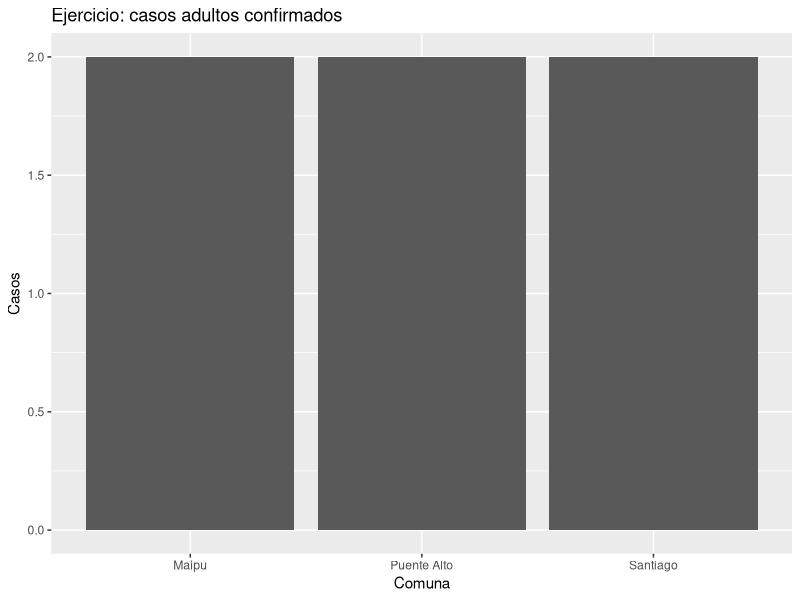

This figure's R source: (Note: this script raises an error after producing the figure.)
# Solución separada: úsala después de terminar tu intento independiente.
library(dplyr)
library(ggplot2)

vigilancia <- read.csv("vigilancia.csv", na.strings = c("", "NA"))
poblaciones <- read.csv("poblaciones.csv")
print(head(vigilancia))
print(names(vigilancia))
str(vigilancia)

# Un id representa un evento; el archivo contiene una copia accidental.
limpios <- vigilancia[!duplicated(vigilancia$id), ]
# Una edad negativa es inválida; desconocida no significa cero.
limpios$edad[limpios$edad < 0 & !is.na(limpios$edad)] <- NA
limpios$fecha_inicio <- as.Date(limpios$fecha_inicio)
limpios$fecha_consulta <- as.Date(limpios$fecha_consulta)
limpios$demora_dias <- as.numeric(limpios$fecha_consulta - limpios$fecha_inicio)
print(sum(is.na(limpios$edad)))

# Los desconocidos se reportan aparte; no cuentan como adultos conocidos.
adultos <- limpios |> filter(resultado == "confirmado" & edad >= 18)
resumen <- adultos |> count(comuna, name = "casos")
resumen <- merge(resumen, poblaciones, by = "comuna", all.x = TRUE)
resumen <- resumen |> mutate(casos_por_100000_adultos = casos / poblacion_adulta * 100000)
print(resumen)

# Semanas de calendario con lunes como inicio; no son una convención epidemiológica.
adultos$semana_calendario <- format(adultos$fecha_inicio, "%Y-%W")
semanas <- adultos |> count(semana_calendario)
print(semanas)

grafico <- ggplot(resumen, aes(x = comuna, y = casos)) +
  geom_col() + labs(title = "Ejercicio: casos adultos confirmados", x = "Comuna", y = "Casos")
write.csv(resumen, "resumen_comunal.csv", row.names = FALSE)
ggsave("casos_por_comuna.png", plot = grafico, width = 7, height = 4, dpi = 120)

stopifnot(nrow(vigilancia) == 13L, nrow(limpios) == 12L)
stopifnot(sum(is.na(limpios$edad)) == 3L, nrow(adultos) == 6L)
stopifnot(all(resumen$casos == 2L))
stopifnot(resumen$casos_por_100000_adultos[resumen$comuna == "Santiago"] == 20)
stopifnot(resumen$casos_por_100000_adultos[resumen$comuna == "Maipu"] == 10)
stopifnot(resumen$casos_por_100000_adultos[resumen$comuna == "Puente Alto"] == 5)
stopifnot(all(adultos$demora_dias >= 0), file.exists("casos_por_comuna.png"))

# Todas las personas y poblaciones son ficticias. El indicador es solo del ejercicio.
# Registra el entorno para poder reproducir los resultados.
sessionInfo()
